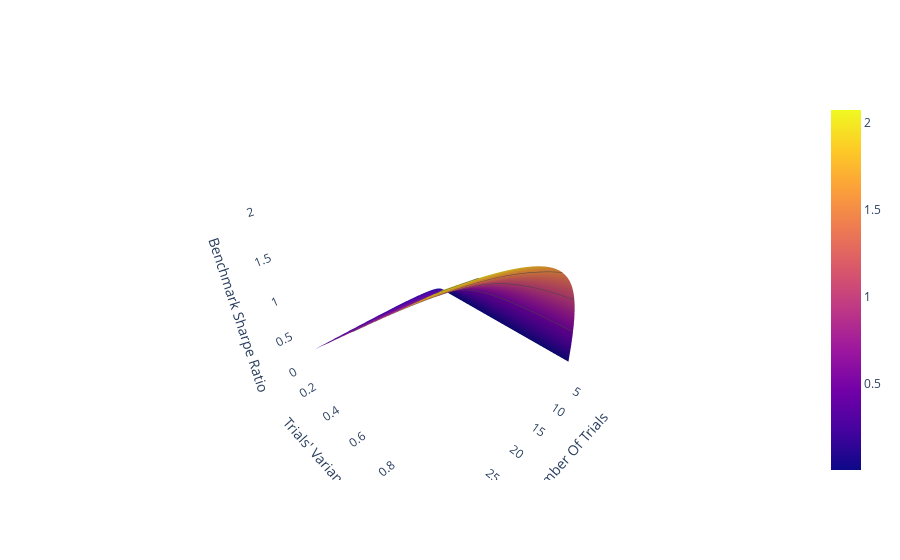

The code cell stored with this chart in its notebook:
### Code cell
def f_bsr(x, y):
    return x * ((1 - np.euler_gamma) * ss.norm.ppf(1 - 1 / y) + \
            np.euler_gamma * ss.norm.ppf(1 - 1 / y * np.e ** (-1)))

x = np.linspace(0.1, 1, 100)  
y = np.linspace(1, 30, 100)     
z = np.zeros((len(x), len(y)))
for i in range(len(x)):
    for j in range(len(y)):
        z[i, j] = f_bsr(x[i], y[j])

fig = go.Figure(data=[go.Surface(z=z, x=y, y=x,
                                 contours = {
        "z": {"show": True, "start": z.min(), "end": z.max(), "size": 0.1}
    },)])
fig.update_layout({
                   'plot_bgcolor': 'rgba(0, 0, 0, 0)',
                   'paper_bgcolor': 'rgba(0, 0, 0, 0)',
                  }, scene=dict(
                                xaxis_title='Number Of Trials',
                                yaxis_title='Trials\' Variance',
                                zaxis_title='Benchmark Sharpe Ratio',
                                xaxis = dict(
                                showbackground=False),
                                yaxis = dict(
                                showbackground=False),
                                zaxis = dict(
                                showbackground=False)
                               ))
fig.show()

### Figure 1 — Plotly figure (JSON) as saved in the notebook; plotly's stock layout.template omitted (floating-point values rounded to 4 significant figures; data arrays with more than 128 entries replaced by an {"elided": "..."} marker saying what was removed)
{"data": [{"contours": {"z": {"end": 2.073, "show": true, "size": 0.1, "start": null}}, "type": "surface", "x": [1, 1.293, 1.586, 1.879, 2.172, 2.465, 2.758, 3.051, 3.343, 3.636, 3.929, 4.222, 4.515, 4.808, 5.101, 5.394, 5.687, 5.98, 6.273, 6.566, 6.859, 7.152, 7.444, 7.737, 8.03, 8.323, 8.616, 8.909, 9.202, 9.495, 9.788, 10.08, 10.37, 10.67, 10.96, 11.25, 11.55, 11.84, 12.13, 12.42, 12.72, 13.01, 13.3, 13.6, 13.89, 14.18, 14.47, 14.77, 15.06, 15.35, 15.65, 15.94, 16.23, 16.53, 16.82, 17.11, 17.4, 17.7, 17.99, 18.28, 18.58, 18.87, 19.16, 19.45, 19.75, 20.04, 20.33, 20.63, 20.92, 21.21, 21.51, 21.8, 22.09, 22.38, 22.68, 22.97, 23.26, 23.56, 23.85, 24.14, 24.43, 24.73, 25.02, 25.31, 25.61, 25.9, 26.19, 26.48, 26.78, 27.07, 27.36, 27.66, 27.95, 28.24, 28.54, 28.83, 29.12, 29.41, 29.71, 30], "y": [0.1, 0.1091, 0.1182, 0.1273, 0.1364, 0.1455, 0.1545, 0.1636, 0.1727, 0.1818, 0.1909, 0.2, 0.2091, 0.2182, 0.2273, 0.2364, 0.2455, 0.2545, 0.2636, 0.2727, 0.2818, 0.2909, 0.3, 0.3091, 0.3182, 0.3273, 0.3364, 0.3455, 0.3545, 0.3636, 0.3727, 0.3818, 0.3909, 0.4, 0.4091, 0.4182, 0.4273, 0.4364, 0.4455, 0.4545, 0.4636, 0.4727, 0.4818, 0.4909, 0.5, 0.5091, 0.5182, 0.5273, 0.5364, 0.5455, 0.5545, 0.5636, 0.5727, 0.5818, 0.5909, 0.6, 0.6091, 0.6182, 0.6273, 0.6364, 0.6455, 0.6545, 0.6636, 0.6727, 0.6818, 0.6909, 0.7, 0.7091, 0.7182, 0.7273, 0.7364, 0.7455, 0.7545, 0.7636, 0.7727, 0.7818, 0.7909, 0.8, 0.8091, 0.8182, 0.8273, 0.8364, 0.8455, 0.8545, 0.8636, 0.8727, 0.8818, 0.8909, 0.9, 0.9091, 0.9182, 0.9273, 0.9364, 0.9455, 0.9545, 0.9636, 0.9727, 0.9818, 0.9909, 1], "z": {"elided": "100x100 float values"}}], "layout": {"paper_bgcolor": "rgba(0, 0, 0, 0)", "plot_bgcolor": "rgba(0, 0, 0, 0)", "scene": {"xaxis": {"showbackground": false, "title": {"text": "Number Of Trials"}}, "yaxis": {"showbackground": false, "title": {"text": "Trials' Variance"}}, "zaxis": {"showbackground": false, "title": {"text": "Benchmark Sharpe Ratio"}}}}}
